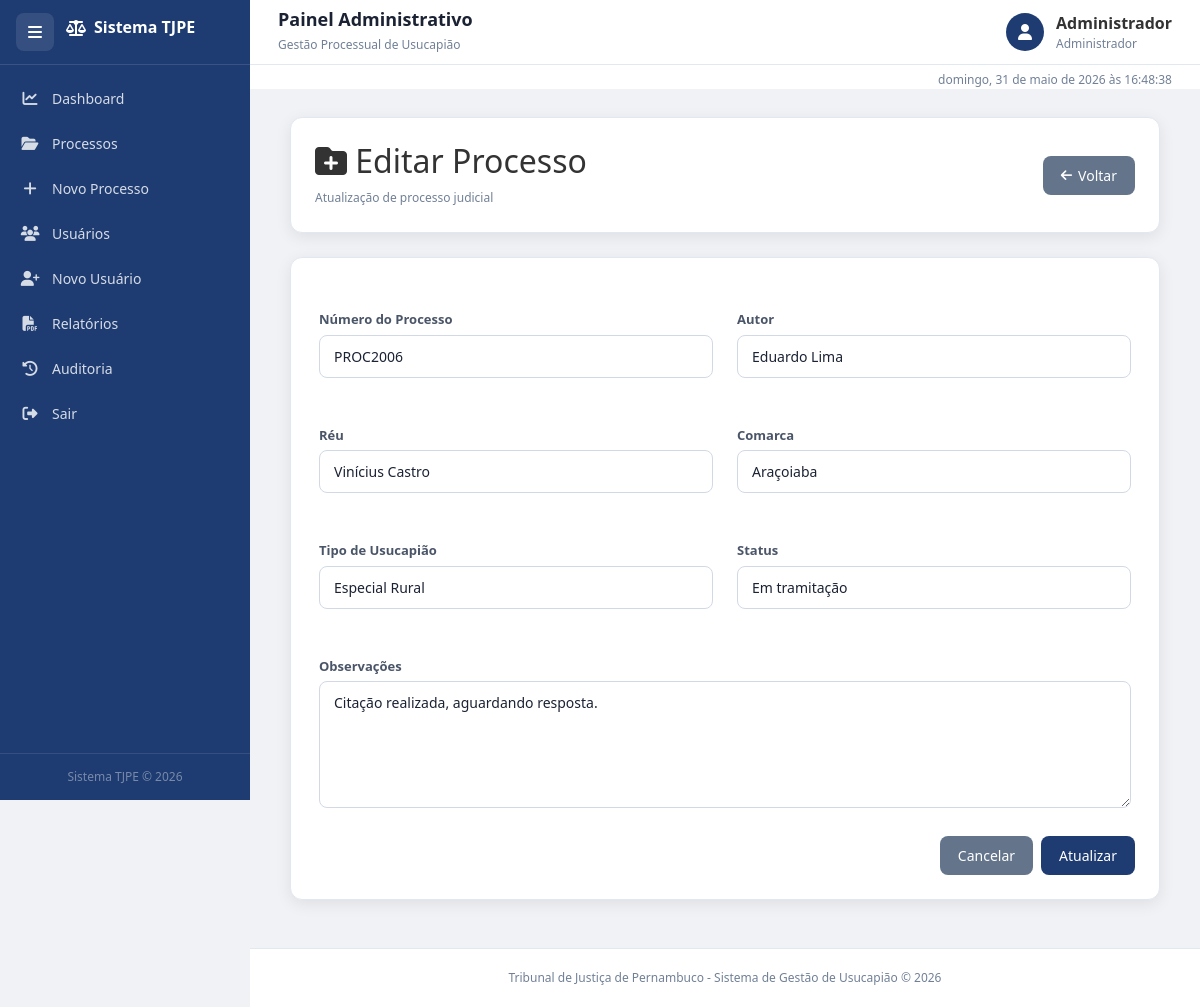
The app's page /processo/editar/26 (signed in) with its own data.
### tables this page shows
CREATE TABLE processos (
        id INTEGER PRIMARY KEY AUTOINCREMENT,
        numero TEXT UNIQUE NOT NULL,
        autor TEXT NOT NULL,
        reu TEXT NOT NULL,
        comarca TEXT NOT NULL,
        status TEXT NOT NULL,
        tipo_usucapiao TEXT NOT NULL,
        observacoes TEXT,
        data_cadastro TEXT
    );

CREATE TABLE comarcas (
        id INTEGER PRIMARY KEY AUTOINCREMENT,
        nome TEXT NOT NULL UNIQUE
    );

CREATE TABLE tipos_usucapiao (
        id INTEGER PRIMARY KEY AUTOINCREMENT,
        nome TEXT NOT NULL UNIQUE
    );

CREATE TABLE status_processo (
        id INTEGER PRIMARY KEY AUTOINCREMENT,
        nome TEXT NOT NULL UNIQUE
    );

### projeto_tj.py (the view, shortened to what this page needs)
@app.route("/processo/editar/<int:id>", methods=["GET", "POST"])
@login_required
@require_permission(["Administrador"])
def editar_processo(id):
    conn = get_db_connection()
    processo = conn.execute("SELECT * FROM processos WHERE id = ?", (id,)).fetchone()
    if not processo:
        flash("Processo não encontrado.", "danger")
        conn.close()
        return redirect(url_for("processos"))
    comarcas = conn.execute("SELECT * FROM comarcas").fetchall()
    tipos = conn.execute("SELECT * FROM tipos_usucapiao").fetchall()
    status_lista = conn.execute("SELECT * FROM status_processo").fetchall()
    conn.close()
    return render_template(
        "processo_form.html",
        processo=processo,
        comarcas=comarcas,
        tipos=tipos,
        status_lista=status_lista
    )

### projeto_tj.py (called while the page is built, shortened)
def get_db_connection():
    conn = sqlite3.connect(DATABASE)
    conn.row_factory = sqlite3.Row
    return conn

def login_required(f):
    @wraps(f)
    def decorated_function(*args, **kwargs):
        return f(*args, **kwargs)
    return decorated_function

def require_permission(perfis_permitidos):
    def decorator(f):
        @wraps(f)
        def decorated_function(*args, **kwargs):
            if "perfil" not in session or session["perfil"] not in perfis_permitidos:
                flash(
                    "Acesso negado. Permissão insuficiente.",
                    "danger"
                )
                return redirect(url_for("dashboard"))
            return f(*args, **kwargs)
        return decorated_function
    return decorator

### templates/processo_form.html (shortened to what this page needs)
{% extends 'base.html' %}
{% block content %}
<div class="container-fluid fade-in">
    <div class="card-box mb-4">
        <div class="d-flex justify-content-between align-items-center flex-wrap">
            <div>
                <h2 class="mb-1"><i class="fa fa-folder-plus"></i>
                    {% if processo %}Editar Processo{% else %}Novo Processo{% endif %}
                </h2>
                <small class="text-muted">
                    {% if processo %}Atualização de processo judicial{% else %}Cadastro de processo de usucapião{% endif %}
                </small>
            </div>
            <a href="{{ url_for('processos') }}" class="btn btn-secondary">
                <i class="fa fa-arrow-left"></i> Voltar
            </a>
        </div>
    </div>
    <div class="card-box">
        <form method="POST" id="formProcesso">
            <div class="row g-4">
                <div class="col-lg-6">
                    <label class="form-label">Número do Processo</label>
                    <input type="text" name="numero" class="form-control" required value="{{ processo['numero'] if processo else '' }}">
                </div>
                <div class="col-lg-6">
                    <label class="form-label">Autor</label>
                    <input type="text" name="autor" class="form-control" required value="{{ processo['autor'] if processo else '' }}">
                </div>
                <div class="col-lg-6">
                    <label class="form-label">Réu</label>
                    <input type="text" name="reu" class="form-control" required value="{{ processo['reu'] if processo else '' }}">
                </div>
                <div class="col-lg-6">
                    <label class="form-label">Comarca</label>
                    <select name="comarca" class="form-select" required>
                        {% for c in comarcas %}
                            <option value="{{ c['nome'] }}" {% if processo and processo['comarca']==c['nome'] %}selected{% endif %}>{{ c['nome'] }}</option>
                        {% endfor %}
                    </select>
                </div>
                <div class="col-lg-6">
                    <label class="form-label">Tipo de Usucapião</label>
                    <select name="tipo_usucapiao" class="form-select" required>
                        {% for t in tipos %}
                            <option value="{{ t['nome'] }}" {% if processo and processo['tipo_usucapiao']==t['nome'] %}selected{% endif %}>{{ t['nome'] }}</option>
                        {% endfor %}
                    </select>
                </div>
                <div class="col-lg-6">
                    <label class="form-label">Status</label>
                    <select name="status" class="form-select" required>
                        {% for s in status_lista %}
                            <option value="{{ s['nome'] }}" {% if processo and processo['status']==s['nome'] %}selected{% endif %}>{{ s['nome'] }}</option>
                        {% endfor %}
                    </select>
                </div>
                <div class="col-lg-12">
                    <label class="form-label">Observações</label>
                    <textarea name="observacoes" class="form-control" rows="5">{{ processo['observacoes'] if processo else '' }}</textarea>
                </div>
            </div>
            <div class="d-flex justify-content-end gap-2 mt-4">
                <a href="{{ url_for('processos') }}" class="btn btn-secondary">Cancelar</a>
                <button type="submit" class="btn btn-primary">{% if processo %}Atualizar{% else %}Salvar{% endif %}</button>
            </div>
        </form>
    </div>
</div>
{% endblock %}

### static/css/style.css (style rules this page uses)
*, *::before, *::after { box-sizing: border-box; margin: 0; padding: 0; }
html, body { height: 100%; font-family: "Segoe UI", Tahoma, Geneva, Verdana, sans-serif; background: #f0f2f5; color: #333; overflow-x: hidden; scroll-behavior: smooth; }
:root { --sidebar-w: 250px; --sidebar-collapsed: 72px; --topbar-h: 65px; --azul: #1e3c72; --azul2: #2a5298; --azul3: #3a6abf; --branco: #ffffff; --cinza-bg: #f0f2f5; --borda: #e2e8f0; --texto: #1a2233; --texto2: #4a5568; --texto3: #718096; --verde: #2ecc71; --vermelho: #e74c3c; --laranja: #f39c12; --azul-info: #3498db; --radius: 12px; --shadow: 0 4px 16px rgba(0,0,0,0.08); --transition: 0.28s ease; }
.card-box { background: var(--branco); border-radius: var(--radius); box-shadow: var(--shadow); padding: 24px; margin-bottom: 20px; border: 1px solid var(--borda); }
.btn { display: inline-flex; align-items: center; gap: 6px; padding: 9px 18px; border-radius: 8px; font-size: 14px; font-weight: 500; border: none; cursor: pointer; text-decoration: none; transition: all 0.18s; white-space: nowrap; }
.btn-primary { background: var(--azul); color: #fff; }
.btn-secondary { background: #64748b; color: #fff; }
.btn i { font-size: 13px; }
label.form-label { display: block; font-size: 13px; font-weight: 600; color: var(--texto2); margin-bottom: 5px; }
input.form-control, select.form-select, textarea.form-control { width: 100%; padding: 10px 14px; border: 1px solid #d1d9e6; border-radius: 8px; font-size: 14px; color: var(--texto); background: var(--branco); transition: border 0.15s, box-shadow 0.15s; margin-bottom: 0; height: auto; }
.fade-in { animation: fadeIn .4s ease; }
.row { display: flex; flex-wrap: wrap; margin: -8px; }
.row.g-4 > * { padding: 12px; }
.col-lg-6 { width: 50%; }
.col-lg-12 { width: 100%; }
.d-flex { display: flex; }
.align-items-center { align-items: center; }
.justify-content-between { justify-content: space-between; }
.justify-content-end { justify-content: flex-end; }
.flex-wrap { flex-wrap: wrap; }
.gap-2 { gap: 8px; }
.mb-1 { margin-bottom: 4px; }
.mb-4 { margin-bottom: 16px; }
.mt-4 { margin-top: 16px; }
.text-muted { color: var(--texto3) !important; }
small { font-size: 12px; }

### records on screen
processos: numero "PROC2006", autor "Eduardo Lima", reu "Vinícius Castro", comarca "Araçoiaba", tipo_usucapiao "Especial Rural", status "Em tramitação", observacoes "Citação realizada, aguardando resposta."

### other values on screen
{{ session.get('usuario_nome', 'Usuário') }} "Administrador"
{{ session.get('perfil', 'Perfil') }} "Administrador"
